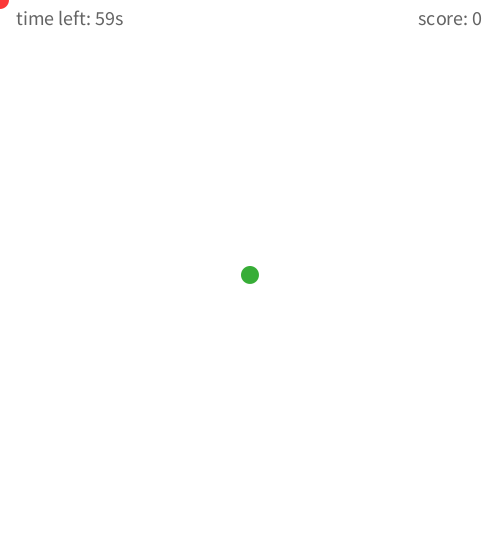
Frame 1 (no input)
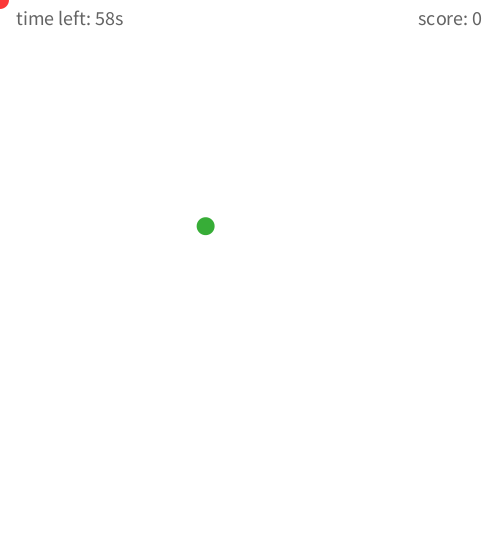
Frame 60 (the mouse pressed at the canvas centre just before this capture)
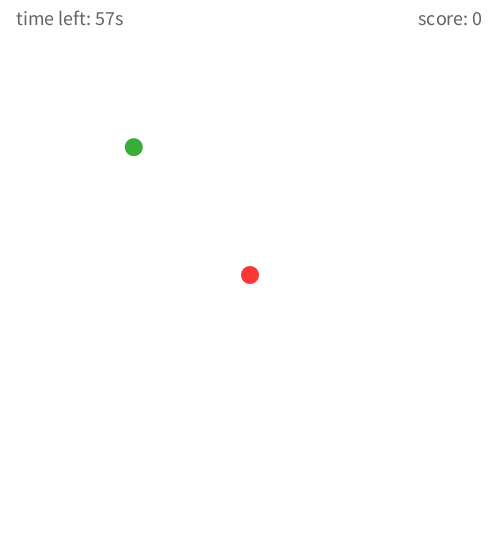
Frame 120 (the mouse held since frame 60 and released just before this capture)

The Processing sketch that drew these frames (run headless with seeded random() and noise(); from frame 60 on, the mouse is pressed at the canvas centre):

// Processing sketch: processing_175940
// ── processing_175940.pde

Ball ball;
int i = 0;
boolean[] rec;
boolean won;
int score = 0;
Timer t;

void setup() {
  size(500,550);
  rec = new boolean[100];
  ball = new Ball();
  t = new Timer(60000);
  t.begin();
  won = false;
  textAlign(CENTER);
  textSize(20);
  smooth();
}

void draw() {
  noStroke();
  fill(255);
  rect(0, 0, width, height);

  ball.update();
  ball.checkEdge();
  ball.display();

  fill(250, 0, 0, 200);
  ellipse(mouseX, mouseY, 18, 18);

  rec[frameCount%100] = ball.notMoving();
  won = true;
  for (int i = 0; i<100; i++) {
    if (rec[i]!=true) won  = false;
  }

  if (won == true) {
    fill(0);
    text("scored", width/2, height/2);
    ball.reset();
    score++;
  }
  
  fill(100);
  text("score: "+score, width-50, 25);
  text("time left: "+int(t.left()/1000)+"s", 70, 25);
  
  if(t.isFinished()) {
    fill(0,150,0);
    rect(0,0,width,height);
    fill(255,0,0);
    text("Time over. You have scored "+score,width/2,height/2);
    text("Click to start again.",width/2,height/2+25);
    
    
    if(mousePressed) {
      t.begin();
      score = 0;
    }
  }
}

class Ball {
  PVector loc;
  PVector vel;
  PVector ac; 
  float fac;

  Ball() {
    loc = new PVector(width/2, height/2);
    vel = new PVector(0, 0);
    ac = new PVector(0, 0);
  }

  void update() {

    PVector mouse = new PVector(mouseX, mouseY);
    PVector dir = PVector.sub(mouse, loc);

    fac =dir.mag()*.0001;

    dir.normalize();
    dir.mult(fac);

    ac = dir;
    vel.add(ac);
    loc.add(vel);
  }

  void checkEdge() {
    if (loc.x-9<0 || loc.x+9>width ) {
      vel.x*=-1;
    }
    if (loc.y-9<0||loc.y+9>height) {
      vel.y*=-1;
    }
  }

  void display() {
    fill(0,150,0,200);
    ellipse(loc.x, loc.y, 18, 18);
  }

  boolean notMoving() {
    if (vel.mag()<.1) return true;
    else return false;
  }
  void reset() {
    loc = new PVector(random(18, width-18), random(18, height-18));
    vel.x = 1;
  }
}



class Timer {
  float totalTime;
  float savedTime;
  Timer (float t) {
    totalTime  = t;
  }
  void begin() {
    savedTime = millis();
  }
  boolean isFinished() {
    float passedTime = millis() - savedTime;
    if (passedTime>totalTime) {
      return true;
    } else {
      return false;
    }
  }
  float left() {
    float passedTime = millis() - savedTime;
    return totalTime-passedTime;
  }
}
